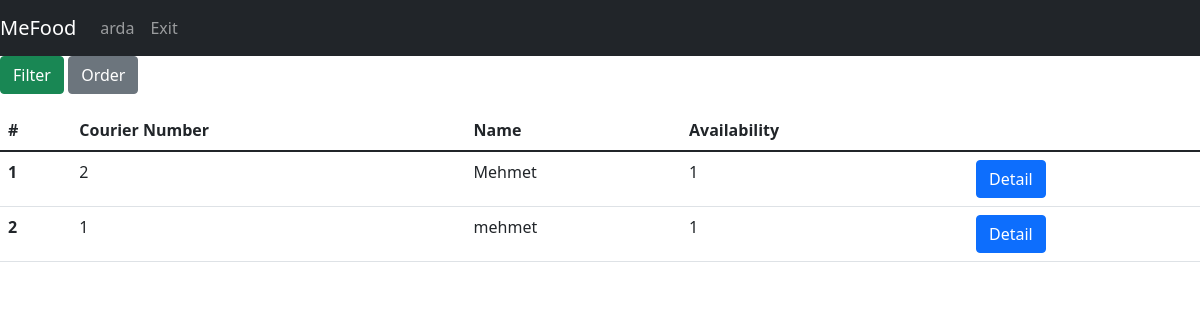
The app's page /couriers (signed in), older data.
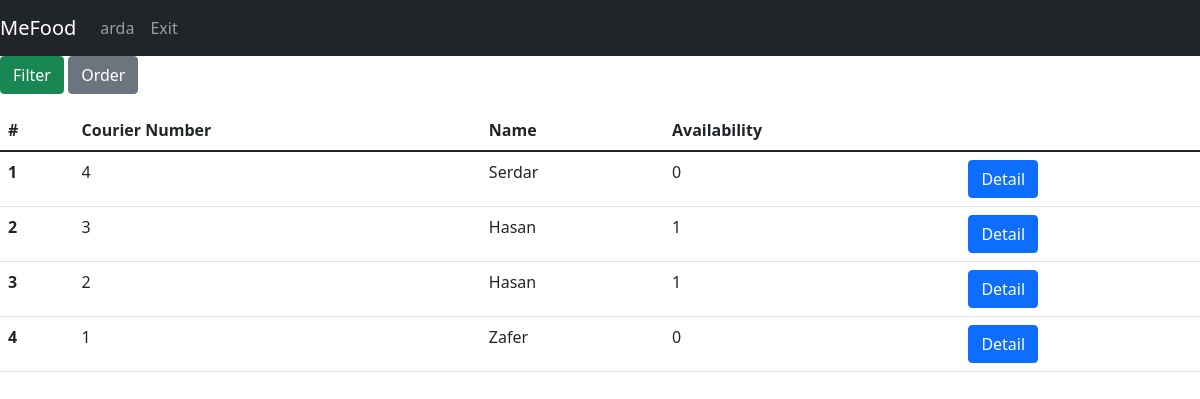
The same page, newer data.
### tables this page shows
CREATE TABLE couriers(id INTEGER PRIMARY KEY,name TEXT,is_available TEXT,lat REAL,lng, orderId int REFERENCES foodOrder(id) ON UPDATE CASCADE);

### app.py (the view)
@app.route("/couriers", methods=["GET", "POST"])
def allCouriers():
    with sqlite3.connect(DATABASE) as database:
        cursor = database.cursor()
    if request.method == "POST":
        if 'order' in request.form:
            orderBy = request.form['orderBy'].lower()
            if session["isFiltered"] == False:
                command = "SELECT id as Number, name as Name, is_available as Availability FROM couriers ORDER BY "+str(orderBy)
                cursor.execute(command)
                query = cursor.fetchall()
                session["filteredData"]["users"] = query
            else:
                df = pd.DataFrame(session["filteredData"]["couriers"],
                                  columns=['number', 'name','availability'])
                df = df.sort_values(by=orderBy)
                session["filteredData"]["couriers"] = df.values.tolist()
        if 'filter' in request.form:
            filtered_cols, expected_vals = [], []
            q = ""
            for c in request.form.keys():
                if request.form[c] != '' and request.form[c] != "filter":
                    if request.form[c] == "on":
                        filtered_cols.append("is_available")
                        expected_vals.append(1)
                    else:
                        filtered_cols.append(c)
                        expected_vals.append(request.form[c])
            if len(expected_vals) > 0:
                if filtered_cols[0] != "is_available":
                    q += filtered_cols[0]+" LIKE "+f"'%{expected_vals[0]}%'"
                else:
                    q += " is_available = 1"
                if len(expected_vals) > 1:
                    for index in range(1, len(expected_vals)):
                        if filtered_cols[index] != "is_available":
                            q += " and " + filtered_cols[index]+" LIKE " + f"'%{expected_vals[index]}%'"
                    if filtered_cols.count("is_available") > 0:
                        q += " and is_available = 1"
                command = "SELECT id as Number, name as Name, is_available as Availability FROM couriers WHERE "+q
                cursor.execute(command)
                query = cursor.fetchall()
                session["filteredData"]["couriers"] = query
            else:
                session["filteredData"] = getAllDbData(toGet=["couriers"])
            session["isFiltered"] = True
    else:
        session["filteredData"] = getAllDbData(toGet=["couriers"])
        session["isFiltered"] = False
    return render_template("admin/list_operations/list_couriers.html", username=session["username"], data=session["filteredData"])

### app.py (called while the page is built)
def getCouriers(cursor, limit=None):
    if limit != None:
        cursor.execute("SELECT id,name, is_available,lat,lng,orderId FROM couriers ORDER BY id DESC LIMIT ?", (limit,))
    else:
        cursor.execute("SELECT id,name, is_available,lat,lng,orderId FROM couriers ORDER BY id DESC")
    query = cursor.fetchall()
    return query

def getAllDbData(toGet, limit=None):
    with sqlite3.connect(DATABASE) as database:
        cursor = database.cursor()
    data = {}
    for entity in toGet:
        if entity == "couriers":
            data[entity] = getCouriers(cursor, limit)
        if entity == "users":
            data[entity] = getUsers(cursor, limit)
        if entity == "restaurant":
            data[entity] = getRestaurants(cursor, limit)
        if entity == "menu":
            data[entity] = getMenus(cursor, limit)
        if entity == "orders":
            data[entity] = getOrders(cursor, limit)
        if entity == "reviews":
            data[entity] = getReviews(cursor, limit)
        if entity == "extras":
            data[entity] = getExtras(cursor, limit)
        else:
            pass
    return data

### templates/admin/list_operations/list_couriers.html (shortened to what this page needs)
{% extends 'base.html' %}
{% block navbar %}
<nav class="navbar navbar-expand-lg navbar-dark bg-dark">
    <a class="navbar-brand" href="#">MeFood</a>
    <div class="collapse navbar-collapse" id="navbarNav">
        <ul class="navbar-nav">
          <li class="nav-item active"><a class="nav-link" href="/">{{username}}</a></li>
          <li class="nav-item active"><a class="nav-link" href="/exit">Exit</a></li>
        </ul>
    </div>
</nav>
{% endblock %}
{% block body %}
<p>
  <a class="btn btn-success" data-toggle="collapse" href="#filter" role="button" aria-expanded="false" aria-controls="filter">Filter</a>
  <button class="btn btn-secondary" type="button" data-toggle="collapse" data-target="#order" aria-expanded="false" aria-controls="order">Order</button>
</p>
<div>
    <table class="table">
      <thead class="thead-dark">
        <tr>
            <th scope="col">#</th>
            <th scope="col">Courier Number</th>
            <th scope="col">Name</th>
            <th scope="col">Availability</th>
            <th scope="col"></th>
        </tr>
      </thead>
      <tbody>
        {%for i in range(data["couriers"]|length)%}
                <tr>
                  <th scope="row">{{ i+1 }}</th>
                  <td>{{ data["couriers"][i][0] }}</td>
                  <td>{{ data["couriers"][i][1] }}</td>
                  <td>{{ data["couriers"][i][2] }}</td>
                  <td><a href="/courierDetail?courier={{ data["couriers"][i][0] }}" class="btn btn-primary">Detail</a></td>
                </tr>
        {%endfor%}
      </tbody>
    </table>
</div>
{% endblock %}

Row changes from the older to the newer data that the page shows:
added couriers: id "4", name "Serdar", is_available "0"
added couriers: id "3", name "Hasan", is_available "1"
Text that changed along with them:
new list line: "1 Detail"
new list line: "2 Detail"
new list line: "3 Detail"
new list line: "2 Hasan 1"
new list line: "4 Detail"
new list line: "1 Zafer 0"
list line gone: "1 Detail"
list line gone: "2 Mehmet 1"
list line gone: "2 Detail"
list line gone: "1 mehmet 1"
